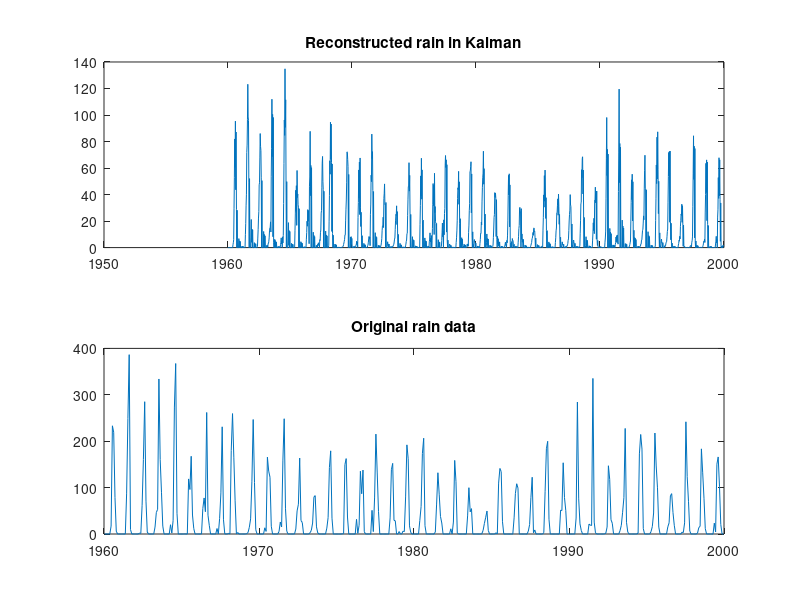
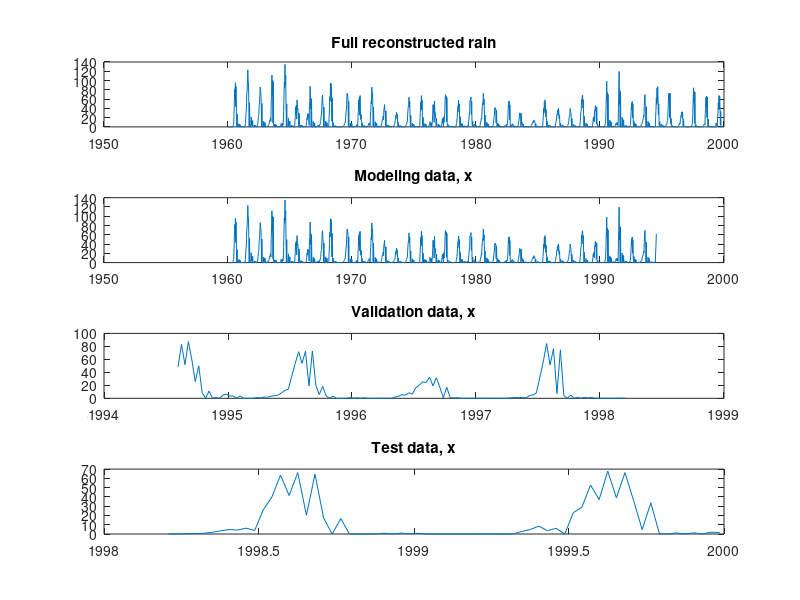

Write the MATLAB code that produced these figures, in order. (Note: this script raises an error after producing the figures.)
%
% Time series analysis
% Assignment 

clear; 
close all; 
clc; 
% addpath('functions', '/data')         % Add this line to update the path
addpath('../functions', '../data')      % Add this line to update the path (Hanna)

%% 3. Modeling and validation for El-Geneina
load proj23.mat

% Split the data
% n = length(ElGeneina.nvdi);

model = ElGeneina.nvdi(1:453,1);         % 70% for modelling
m_t = ElGeneina.nvdi_t(1:453,1);

valid = ElGeneina.nvdi(454:584,1);       % 20% for validation
v_t = ElGeneina.nvdi_t(454:584,1);

test = ElGeneina.nvdi(584:end,1);        % 10% for test
t_t = ElGeneina.nvdi_t(584:end,1); 

max_data = 255;
min_data = 0;

m = 2*(model-min_data)/(max_data - min_data)-1;
v = 2*(valid-min_data)/(max_data - min_data)-1;
t = 2*(test-min_data)/(max_data - min_data)-1;

% Transformation of data 
m_log = log(m);
v_log = log(v);
t_log = log(t);

plot(m_t, model);
nbrLags = 50;

%% 3.3 Model B2 - NVDI prediction with rain as externalinput
% Dividing the (input) rain data into the same modeling, validation and test data as (output) NVDI 
% Dividing the x-data 
clc
close all

load rain_kalman.mat;

figure(1)
subplot(2,1,1)
plot(rain_kalman_t, rain_kalman)          
title('Reconstructed rain in Kalman')
subplot(2,1,2)
plot(ElGeneina.rain_org_t, ElGeneina.rain_org) 
title('Original rain data')
  
x_all = rain_kalman;            % From A, the reconstructed rain
rain_t = rain_kalman_t;         % From A, the reconstructed rain timeline 
xm_t = rain_t(1:1245);          % Ensure both input and output model-data ends same date (1994). 

% The time for model x will be longer than modeling y, as we have rain data from long before we have NVDI data. 
xm = x_all(1:length(xm_t));

% Make model rain data for same period as model NVDI data
xm_real = xm(end-length(m_t)+1:end);
xm_real_t = m_t; 

% Validation and test data should cover same time periods for both.
xv = x_all(length(xm)+1:length(xm)+length(v_log));
xv_t = v_t;                 % Should be the exact same time

xt = x_all(length(xm)+length(xv):end);
xt_t = t_t;

figure(2)
subplot(4,1,1)
plot(rain_kalman_t, rain_kalman)
title('Full reconstructed rain')
subplot(4,1,2)
plot(xm_t, xm)
title('Modeling data, x')
subplot(4,1,3)
plot(v_t, xv)
title('Validation data, x')
subplot(4,1,4)
plot(t_t, xt)
title('Test data, x') % Seems correct

%% 3.3.1 Prewhitening of the precipitation data
clc
close all

% We wish to model yt = B(z)z^-d / A2(z) * xt + C1(z) / A1(z) * et
% First, attempt to find transfer function H(z) = B(z) z^-d / A2(z) 
% from xt to yt
% We know xt is not white, thus we need to perform pre-whitening
% Form an ARMA model of the input A3(z) xt = C3(z) wt
% We may need to make x more Gaussian in order to fit an ARMA. (?)

bcNormPlot(xm)                                      % -> Log transformation might be useful 
constant = 1; 
xm_log = log(xm + constant);             
xm_real_log = log(xm_real + constant);                       % Used!
xv_log = log(xv + constant);
xt_log = log(xt + constant);

basicPlot(xm_real_log, nbrLags, 'X model data')
checkIfNormal(xm_real_log,'X model data');

%% 3.3.1 Prewhitening of the precipitation data
% Fitting an ARMA to A3 x = C3 et
clc
close all

x = xm_real_log;

A3 = [1 zeros(1,35) -1];
C3 = [1 zeros(1,35) -1];
model_init = idpoly(A3 ,[], C3);
model_init.Structure.a.Free = [0 1 1 zeros(1,33) 1];
model_init.Structure.c.Free = [0 zeros(1,35) 1];

% Test this
% A3 = [1 zeros(1,35) -1];
% C3 = [1 zeros(1,9)];
% model_init = idpoly(A3 ,[], C3);
% model_init.Structure.a.Free = [0 1 1 zeros(1,7) zeros(1,25) 0 1];
% model_init.Structure.c.Free = [0 1 1 zeros(1,3) 1 0 0 1];

c3a3 = pem(x, model_init);

res = resid(c3a3, x); 
present(c3a3);
basicPlot(res.y,nbrLags,'Residuals')
whitenessTest(res.y);
checkIfNormal(res.y,'Residuals for ARMA, prewhitening');
% plotNTdist(res.y);

%% 3.3.2 Box Jenkins 
% Compute CCF eps and w, eps_t = H(z) * w_t + v_t
close all;

y = m_log;

% Simulate wt and eps_t
eps_t = myFilter(c3a3.a, c3a3.c, y);
w_t = myFilter(c3a3.a, c3a3.c, x);

basicPlot(eps_t,50,'Eps_t');
basicPlot(w_t,50,'W_t');

n = length(x); 

M=100;
figure()
stem(-M:M,crosscorr(w_t ,eps_t,M)); 
title('Cross correlation function'), xlabel('Lag')
hold on
plot(-M:M, 2/sqrt(n)*ones(1,2*M+1), 'r--') 
plot(-M:M, -2/sqrt(n)*ones(1,2*M+1),'r--') 
hold off

% BEFORE 
% r (A2 order): exponential decay suggests 0
% d (delay for B): could be 4
% s (order for B after delay): 0 

% r = 2
% d = 2
% s = 2 


%% 3.3.2 Box Jenkins 
% Testing model orders for A2 and B
d = 4;                                      % To be updated
A2 = [1 0 0]; 
B =  [0 0 1 0];
% A2 = [1];
% B = [0 0 0 0 1];

Mi = idpoly ([1] ,[B] ,[] ,[] ,[A2]);
z = iddata(y,x);    
Mba2 = pem(z,Mi); 
present(Mba2)
etilde = resid (Mba2, z);

%% 3.3.2 Box Jenkins
% Check if etilde = yt - Bz^d / A2 xt is uncorrelated with xt - it should be 
close all;
clc; 

M=40;
stem(-M:M,crosscorr(etilde.y ,x ,M)); 
title('Cross correlation function'), xlabel('Lag')
hold on
plot(-M:M, 2/sqrt(n)*ones(1,2*M+1), 'r--') 
plot(-M:M, -2/sqrt(n)*ones(1,2*M+1),'r--') 
hold off

% Etilde doesn't have to be white --> we have only modeled half of BJ
% Next step is to derive orders of C1 and A1 from etilde = C1 / A1 et -->
% ARMA 

%% 3.3.2 Box Jenkins
% Determine orders for A1 and C1, model etilde = C1/A1 * e
close all;
clc; 
basicPlot(etilde.y,nbrLags,'etilde, look for A1 and C1');

A1 = [1 zeros(1,35) -1] ; 
% C1 = [1 zeros(1,5) -1];
C1 = [1 0 1];
model_init = idpoly (A1, [], C1);
model_init.Structure.a.Free = [0 1 zeros(1,34) 1];
model_init.Structure.c.Free = [0 0 1];

% model_init.Structure.a.Free = [0 1 1 zeros(1,3) 0 zeros(1,29) 1];
% model_init.Structure.c.Free = [0 0 1 zeros(1,3) 1];
etilde_data = iddata(etilde.y);
a1c1 = pem(etilde_data,model_init); 
present(a1c1)
res_tilde = resid (a1c1, etilde_data);
basicPlot(res_tilde.y,nbrLags,'ARMA(1,0)');
checkIfNormal(res_tilde.y, 'residual e tilde');
whitenessTest(res_tilde.y);

%% 3.3.2 Box Jenkins
% Reestimate the full model with pem (as model will change when we do it all together) 
close all;
clc; 

% B = [zeros(1,7) 1 zeros(1,3)];
% A2 = [1 0 0];
% B = [1 0 0 0]
Mi = idpoly(1, B, C1, A1, A2);
Mi.Structure.D.Free = [0 1 zeros(1,34) 1];  % VA?
Mi.Structure.C.Free = [0 0 1];
%Mi.Structure.F.Free = [0 0 1];
MboxJ = pem(z,Mi);
present(MboxJ)
ehat = resid(MboxJ,z);      % the estimate of the noise process e_t

%% 3.3.2 Box Jenkins
% Final analysis of ehat - is the entier model good enough?
close all;
clc; 

M=40;
stem(-M:M,crosscorr(ehat.y ,x ,M)); 
title('Cross correlation function'), xlabel('Lag')
hold on
plot(-M:M, 2/sqrt(n)*ones(1,2*M+1), 'r--') 
plot(-M:M, -2/sqrt(n)*ones(1,2*M+1),'r--') 
hold off

%% Fit Box-Jenkins to the data 
% Final analysis of ehat contd.
% ehat should be white and normally distributed
close all;
clc; 

whitenessTest(ehat.y);
basicPlot(ehat.y,nbrLags,'e-hat');
checkIfNormal(ehat.y,'e-hat','D',0.05);

% The model we will use for prediction is then MboxJ. 

%% 3.3.2 Predict the input
% Fitting an ARMA to A3 x = C3 et
clc
close all

% Finding a good model to the data
x = xm_real_log;

A3 = [1 zeros(1,35) -1];
C3 = [1 zeros(1,9)];
model_init = idpoly(A3 ,[], C3);
model_init.Structure.a.Free = [0 1 1 zeros(1,7) zeros(1,25) 0 1];
model_init.Structure.c.Free = [0 1 1 zeros(1,3) 1 0 0 1];

c3a3 = pem(x, model_init);

res = resid(c3a3, x); 
present(c3a3);
basicPlot(res.y,nbrLags,'Residuals')
whitenessTest(res.y);
checkIfNormal(res.y,'Residuals for ARMA, prewhitening');
% plotNTdist(res.y);

% White? No! But lets move on :) 
%% 3.3.2 Predict the input
k = 2;                  % sets number of steps prediction
noLags = 50;

% Solve the Diophantine equation and create predictions
[Fk, Gk] = polydiv(c3a3.c, c3a3.a, k);
throw = max(length(Gk), length(c3a3.c));
yhat_k = filter(Gk, c3a3.c, xv_log);
yhat_k = yhat_k(throw:end);

% Transform prediction into original domain
yhat_k_org = exp(yhat_k);

% Create errors 
error = xv(throw:end) - yhat_k_org;
var(error)

% Plot in original domain
figure()
hold on
plot(yhat_k_org,'g');
plot(xv(throw:end));
hold off
basicPlot(error,noLags,'Errors')

%% Use the Box-Jenkins model for NVDI prediction





